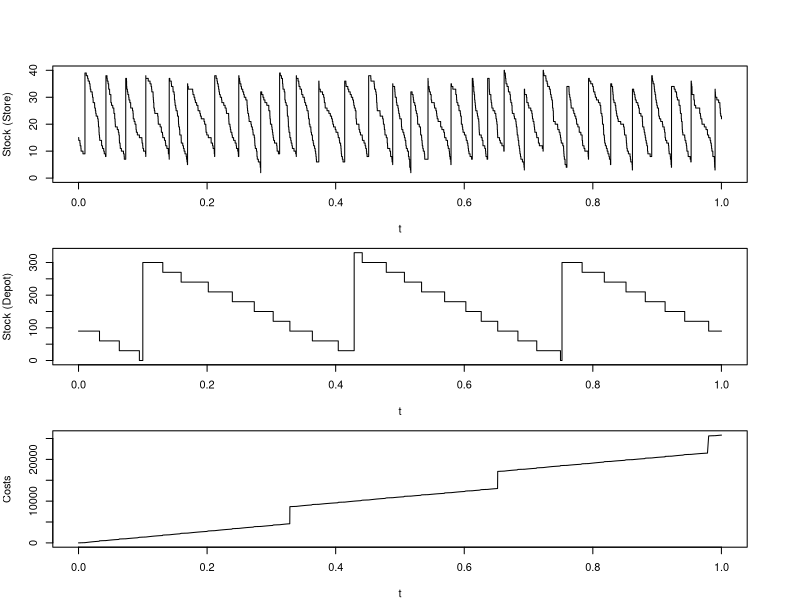

Recreate this plot in R.
# program spuRs/resources/scripts/inventory_2stage_sim.r

rm(list=ls())
set.seed(1939)

add.event <- function(event.list, new.event) {
  # add new.event to event.list
  N <- length(event.list)
  if (N == 0) return(list(new.event))
  # find position n of new.event
  n <- 1
  while ((n <= N) && (new.event$time > event.list[[n]]$time)) {
    n <- n + 1
  }
  # insert new.event
  if (n == 1) {
    event.list <- c(list(new.event), event.list)
  } else if (n == N + 1) {
    event.list <- c(event.list, list(new.event))
  } else {
    event.list <- c(event.list[1:(n-1)], list(new.event), event.list[n:N])
  }
  return(event.list)
}

# inputs
# system parameters
D <- 1000
L1 <- 0.01
L2 <- 0.1
K1 <- 100
K2 <- 1000
p <- 10
h1 <- 500
h2 <- 10
s <- 200
# control parameters
q1 <- 30
r1 <- 15
q2 <- 10*q1
r2 <- 3*q1
b <- 0.005

# initialise system and event list
n <- 0  # number of events so far
t <- 0  # time
stock.store <- r1
stock.depot <- r2
costs <- 0
event.list <- list(list(type = "purchase", time = rexp(1, rate = D)))
event.list <- add.event(event.list, list(type = "new stock store", time = L1))
event.list <- add.event(event.list, list(type = "new stock depot", time = L2))
# simulation
while (t[n+1] < 1) {
  # get next event
  current.event <- event.list[[1]]
  event.list <- event.list[-1]
  n <- n + 1
  # update state and event list according to type of current event
  if (current.event$type == "purchase") {
    # update system state
    t[n+1] <- current.event$time
    costs[n+1] <- costs[n] + h1*stock.store[n]*(t[n+1] - t[n])
                           + h2*stock.depot[n]*(t[n+1] - t[n])
    if (stock.store[n] > 0) {
      stock.store[n+1] <- stock.store[n] - 1
    } else {
      costs[n+1] <- costs[n+1] + s
      stock.store[n+1] <- stock.store[n]
    }
    stock.depot[n+1] <- stock.depot[n]
    # generate next purchase
    new.event <- list(type = "purchase", time = t[n+1] + rexp(1, rate = D))
    event.list <- add.event(event.list, new.event)
    # check stock levels
    if (stock.store[n+1] == r1) {
      # order more stock for store
      if (stock.depot[n+1] >= q1) {
        new.event <- list(type = "new stock store", time = t[n+1] + L1)
        event.list <- add.event(event.list, new.event)
        costs[n+1] <- costs[n+1] + K1
        stock.depot[n+1] <- stock.depot[n+1] - q1
        # order more stock for depot
        if (stock.depot[n+1] == r2) {
          new.event <- list(type = "new stock depot", time = t[n+1] + L2)
          event.list <- add.event(event.list, new.event)
          costs[n+1] <- costs[n+1] + K2 + p*q2
        }
      # depot out of stock
      } else {
        new.event <- list(type = "backlogged order", time = t[n+1] + b)
        event.list <- add.event(event.list, new.event)
      }
    }
  } else if (current.event$type == "new stock store") {
    # update system state
    t[n+1] <- current.event$time
    costs[n+1] <- costs[n] + h1*stock.store[n]*(t[n+1] - t[n])
                           + h2*stock.depot[n]*(t[n+1] - t[n])
    stock.store[n+1] <- stock.store[n] + q1
    stock.depot[n+1] <- stock.depot[n]
  } else if (current.event$type == "new stock depot") {
    # update system state
    t[n+1] <- current.event$time
    costs[n+1] <- costs[n] + h1*stock.store[n]*(t[n+1] - t[n])
                           + h2*stock.depot[n]*(t[n+1] - t[n])
    stock.store[n+1] <- stock.store[n]
    stock.depot[n+1] <- stock.depot[n] + q2
  } else if (current.event$type == "backlogged order") {
    # update system state
    t[n+1] <- current.event$time
    costs[n+1] <- costs[n] + h1*stock.store[n]*(t[n+1] - t[n])
                           + h2*stock.depot[n]*(t[n+1] - t[n])
    stock.store[n+1] <- stock.store[n]
    stock.depot[n+1] <- stock.depot[n]
    # order more stock for store
    if (stock.depot[n+1] >= q1) {
      new.event <- list(type = "new stock store", time = t[n+1] + L1)
      event.list <- add.event(event.list, new.event)
      costs[n+1] <- costs[n+1] + K1
      stock.depot[n+1] <- stock.depot[n+1] - q1
      # order more stock for depot
      if (stock.depot[n+1] == r2) {
        new.event <- list(type = "new stock depot", time = t[n+1] + L2)
        event.list <- add.event(event.list, new.event)
        costs[n+1] <- costs[n+1] + K2 + p*q2
      }
    # depot out of stock
    } else {
      new.event <- list(type = "backlogged order", time = t[n+1] + b)
      event.list <- add.event(event.list, new.event)
    }
  }
}

opar <- par(mfrow = c(3, 1), mar=c(4, 4, 1, 4), oma=c(0,0,4,0))
plot(t, stock.store, type = "s", ylim = c(0, max(stock.store)), ylab="Stock (Store)")
plot(t, stock.depot, type = "s", ylim = c(0, max(stock.depot)), ylab="Stock (Depot)")
plot(t, costs, type = "l", ylab="Costs")
par <- opar
